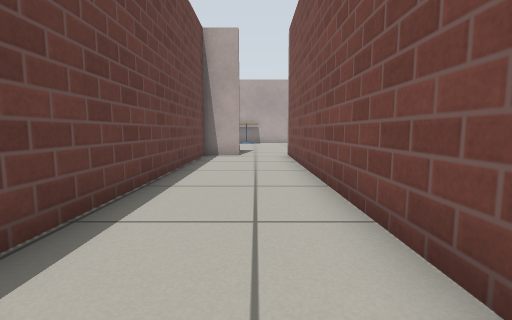
view 1 (above)

16 first-person views from a walk through a robot-simulator world made for Gazebo. The camera is 0.5 m above the floor, tilts 6° down and sees 85° across. The floor is counted in squares, 0.5 m on a side. Each view is taken from the middle of a square. On the plan, view 1 faces up. The plan holds only what a view shows up to about 11 squares ahead; the rest is blank. Simple patterns stand in for the simulator's built-in surfaces.

view 2
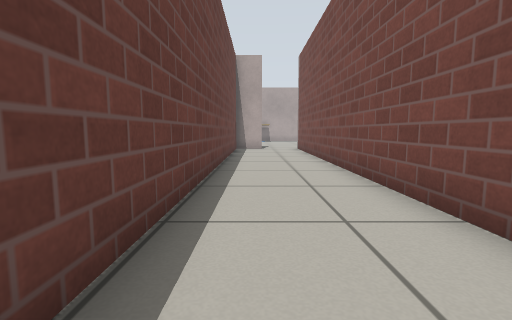

view 3
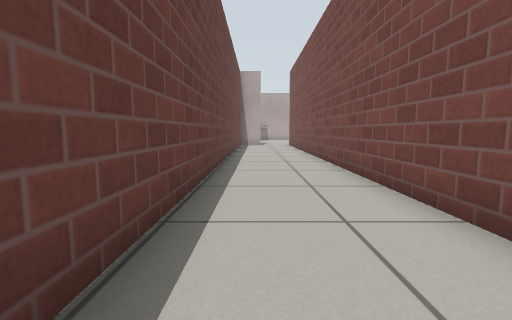

view 4
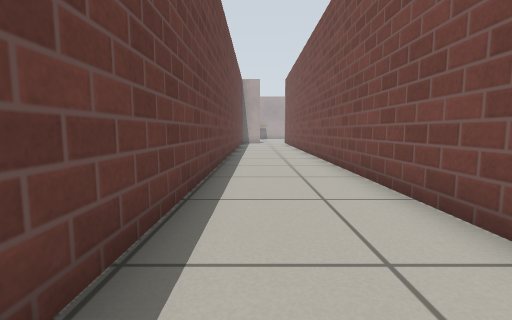

view 5
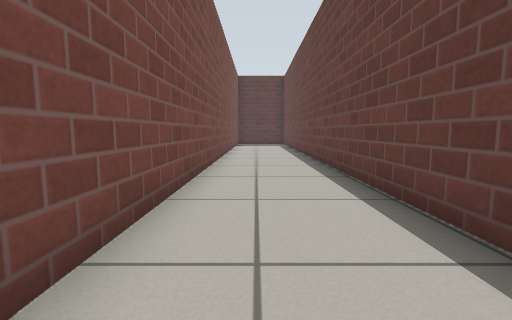

view 6
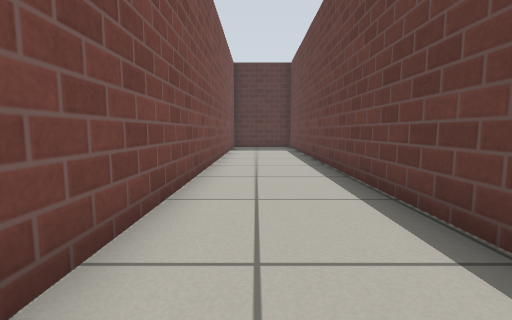

view 7
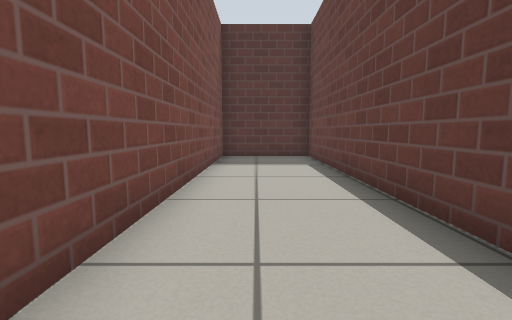

view 8
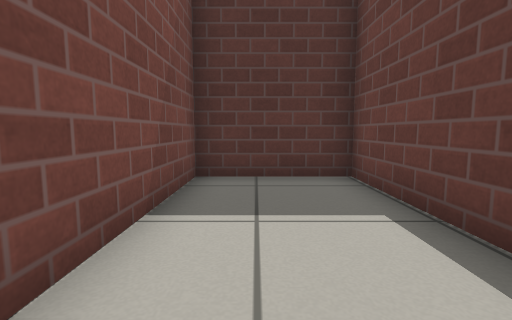

view 9
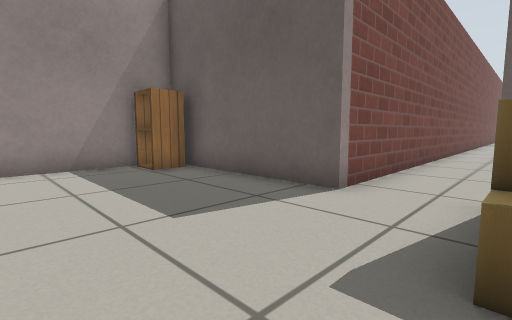

view 10
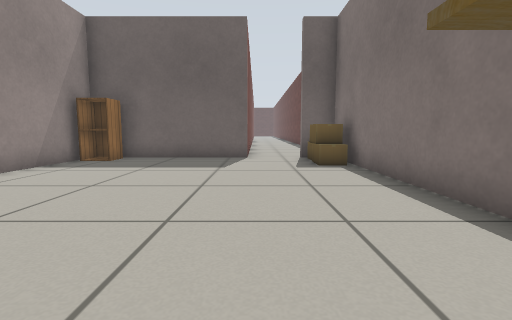

view 11
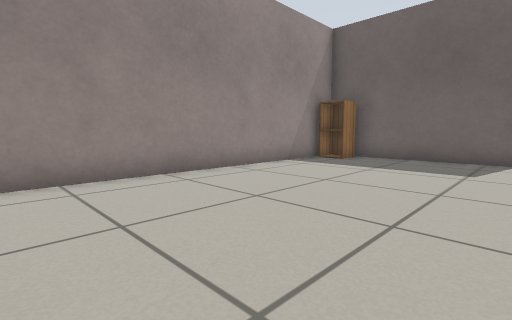

view 12
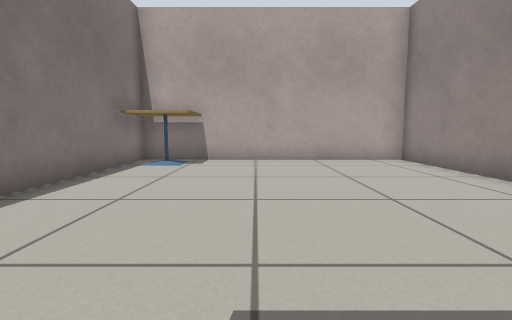

view 13
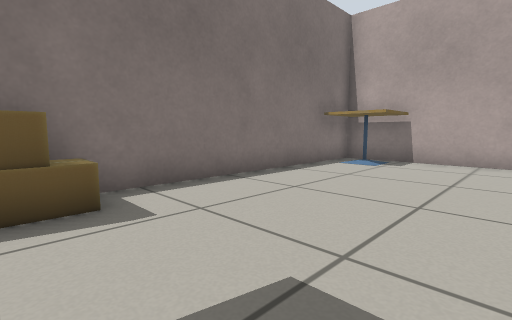

view 14
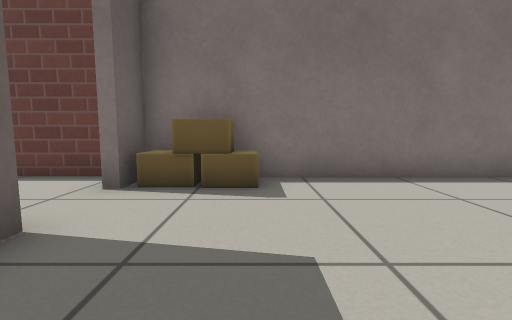

view 15
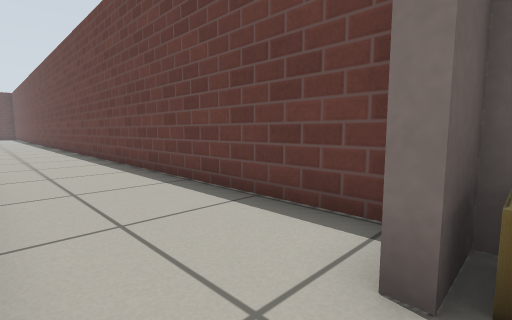

view 16
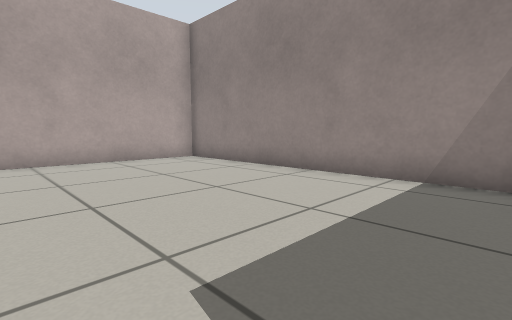

### Floor plan
Points are (right, up) in squares from view 1. A wall is a line through its corners. A room is listed if a view was taken in it or the views show most of it. See-through windows are left out.
Room 1 (views 1, 2, 3, 4, 5, 6, 7, 8)
walls: (-2.1, 11.2) (-2.1, -28) (1.3, -28) (1.3, 10.5)
ways out: opening at (0, 11) to room 2
Room 2 (views 9, 10, 11, 12, 13, 14, 15, 16)
walls: (1.3, 10.5) (1.3, 11.7) (7, 11.7) (7, 22.6) (-1.9, 22.6) (-1.9, 11.7)
ways out: opening at (0, 11) to room 1
objects: cardboard box (-1, 12); cardboard box (-1, 13); cardboard box (-1, 14); cafe table (-1, 21) to (0, 22); cabinet (6, 12) to (6, 13)

Where each view was taken, in squares from view 1:
view 1: 0 up, 0 right, facing up
view 2: 4 down, 1 left, facing up
view 3: 8 down, 1 left, facing up
view 4: 11 down, 1 left, facing up
view 5: 7 down, 0 right, facing down
view 6: 11 down, 0 right, facing down
view 7: 17 down, 0 right, facing down
view 8: 22 down, 0 right, facing down
view 9: 16 up, 1 left, facing down-right
view 10: 22 up, 1 right, facing down
view 11: 22 up, 1 right, facing down-right
view 12: 13 up, 2 right, facing up
view 13: 13 up, 3 right, facing up-left
view 14: 14 up, 4 right, facing left
view 15: 12 up, 1 right, facing down-left
view 16: 13 up, 1 right, facing up-right
